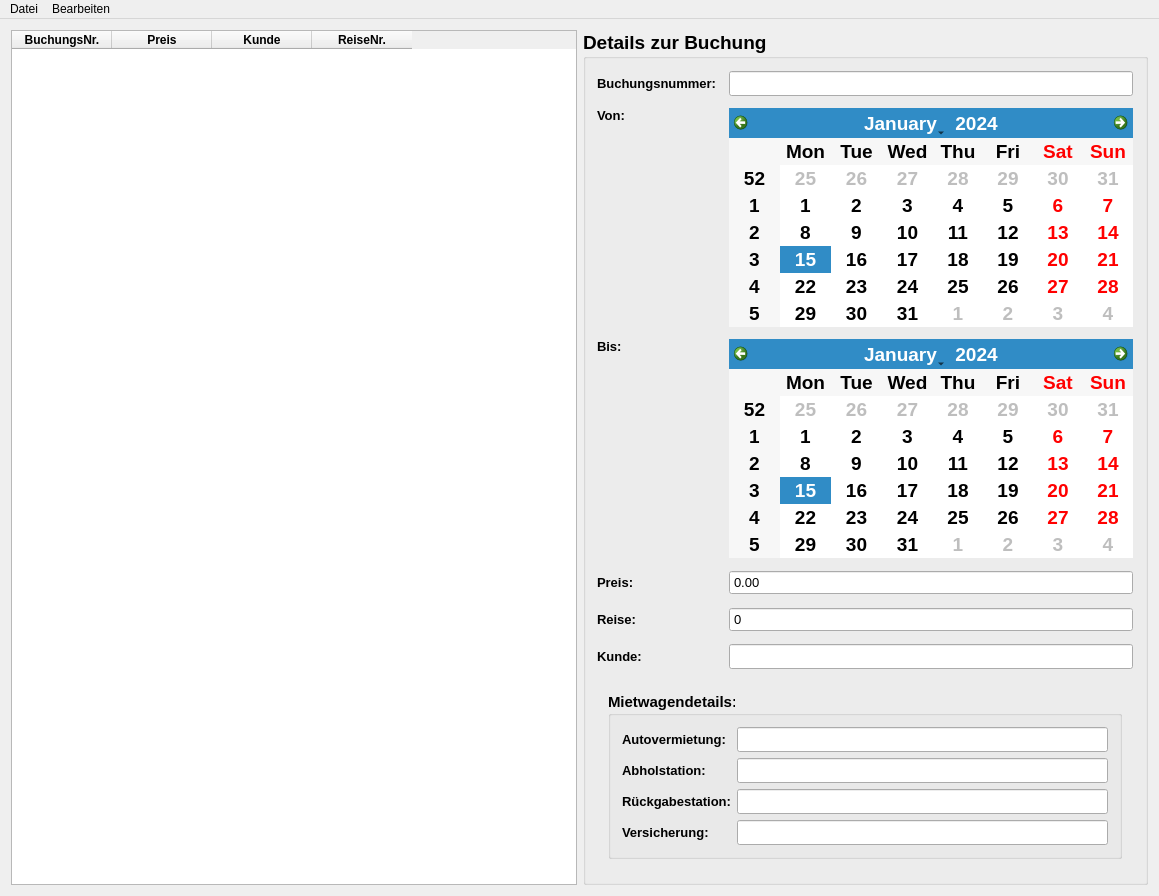
<?xml version="1.0" encoding="UTF-8"?>
<ui version="4.0">
 <class>MainWindow</class>
 <widget class="QMainWindow" name="MainWindow">
  <property name="geometry">
   <rect>
    <x>0</x>
    <y>0</y>
    <width>1159</width>
    <height>814</height>
   </rect>
  </property>
  <property name="sizePolicy">
   <sizepolicy hsizetype="MinimumExpanding" vsizetype="MinimumExpanding">
    <horstretch>0</horstretch>
    <verstretch>0</verstretch>
   </sizepolicy>
  </property>
  <property name="windowTitle">
   <string>MainWindow</string>
  </property>
  <widget class="QWidget" name="centralWidget">
   <layout class="QGridLayout" name="gridLayout_2">
    <item row="0" column="1">
     <widget class="QGroupBox" name="groupBoxDetails">
      <property name="minimumSize">
       <size>
        <width>300</width>
        <height>0</height>
       </size>
      </property>
      <property name="maximumSize">
       <size>
        <width>600</width>
        <height>16777215</height>
       </size>
      </property>
      <property name="font">
       <font>
        <pointsize>14</pointsize>
        <weight>75</weight>
        <bold>true</bold>
       </font>
      </property>
      <property name="title">
       <string>Details zur Buchung</string>
      </property>
      <layout class="QGridLayout" name="gridLayout">
       <property name="topMargin">
        <number>12</number>
       </property>
       <property name="rightMargin">
        <number>12</number>
       </property>
       <property name="bottomMargin">
        <number>12</number>
       </property>
       <property name="spacing">
        <number>12</number>
       </property>
       <item row="7" column="1">
        <widget class="QSpinBox" name="spinBoxTravel">
         <property name="minimumSize">
          <size>
           <width>0</width>
           <height>25</height>
          </size>
         </property>
         <property name="maximumSize">
          <size>
           <width>16777215</width>
           <height>25</height>
          </size>
         </property>
         <property name="font">
          <font>
           <pointsize>10</pointsize>
           <weight>50</weight>
           <bold>false</bold>
          </font>
         </property>
         <property name="readOnly">
          <bool>true</bool>
         </property>
         <property name="buttonSymbols">
          <enum>QAbstractSpinBox::NoButtons</enum>
         </property>
        </widget>
       </item>
       <item row="5" column="0">
        <widget class="QLabel" name="labelTo">
         <property name="sizePolicy">
          <sizepolicy hsizetype="Preferred" vsizetype="Preferred">
           <horstretch>0</horstretch>
           <verstretch>0</verstretch>
          </sizepolicy>
         </property>
         <property name="font">
          <font>
           <pointsize>10</pointsize>
           <weight>75</weight>
           <bold>true</bold>
          </font>
         </property>
         <property name="text">
          <string>Bis:</string>
         </property>
         <property name="alignment">
          <set>Qt::AlignLeading|Qt::AlignLeft|Qt::AlignTop</set>
         </property>
         <property name="margin">
          <number>5</number>
         </property>
        </widget>
       </item>
       <item row="8" column="0">
        <widget class="QLabel" name="labelCustomer">
         <property name="font">
          <font>
           <pointsize>10</pointsize>
          </font>
         </property>
         <property name="text">
          <string>Kunde:</string>
         </property>
        </widget>
       </item>
       <item row="6" column="1">
        <widget class="QDoubleSpinBox" name="spinBoxPrice">
         <property name="minimumSize">
          <size>
           <width>0</width>
           <height>25</height>
          </size>
         </property>
         <property name="maximumSize">
          <size>
           <width>16777215</width>
           <height>25</height>
          </size>
         </property>
         <property name="font">
          <font>
           <pointsize>10</pointsize>
           <weight>50</weight>
           <bold>false</bold>
          </font>
         </property>
         <property name="readOnly">
          <bool>true</bool>
         </property>
         <property name="buttonSymbols">
          <enum>QAbstractSpinBox::NoButtons</enum>
         </property>
         <property name="maximum">
          <double>1000000.000000000000000</double>
         </property>
        </widget>
       </item>
       <item row="2" column="0">
        <widget class="QLabel" name="labelFrom">
         <property name="sizePolicy">
          <sizepolicy hsizetype="Preferred" vsizetype="Preferred">
           <horstretch>0</horstretch>
           <verstretch>0</verstretch>
          </sizepolicy>
         </property>
         <property name="font">
          <font>
           <pointsize>10</pointsize>
           <weight>75</weight>
           <bold>true</bold>
          </font>
         </property>
         <property name="text">
          <string>Von:</string>
         </property>
         <property name="alignment">
          <set>Qt::AlignLeading|Qt::AlignLeft|Qt::AlignTop</set>
         </property>
         <property name="margin">
          <number>5</number>
         </property>
        </widget>
       </item>
       <item row="7" column="0">
        <widget class="QLabel" name="labelTravel">
         <property name="font">
          <font>
           <pointsize>10</pointsize>
          </font>
         </property>
         <property name="text">
          <string>Reise:</string>
         </property>
        </widget>
       </item>
       <item row="5" column="1">
        <widget class="QCalendarWidget" name="calendarTo">
         <property name="selectionMode">
          <enum>QCalendarWidget::NoSelection</enum>
         </property>
         <property name="verticalHeaderFormat">
          <enum>QCalendarWidget::ISOWeekNumbers</enum>
         </property>
         <property name="dateEditEnabled">
          <bool>false</bool>
         </property>
        </widget>
       </item>
       <item row="0" column="0">
        <widget class="QLabel" name="labelBookingId">
         <property name="font">
          <font>
           <pointsize>10</pointsize>
           <weight>75</weight>
           <bold>true</bold>
          </font>
         </property>
         <property name="text">
          <string>Buchungsnummer:</string>
         </property>
         <property name="margin">
          <number>5</number>
         </property>
        </widget>
       </item>
       <item row="6" column="0">
        <widget class="QLabel" name="labelPrice">
         <property name="font">
          <font>
           <pointsize>10</pointsize>
          </font>
         </property>
         <property name="text">
          <string>Preis:</string>
         </property>
        </widget>
       </item>
       <item row="2" column="1">
        <widget class="QCalendarWidget" name="calendarFrom">
         <property name="gridVisible">
          <bool>false</bool>
         </property>
         <property name="selectionMode">
          <enum>QCalendarWidget::NoSelection</enum>
         </property>
         <property name="verticalHeaderFormat">
          <enum>QCalendarWidget::ISOWeekNumbers</enum>
         </property>
         <property name="navigationBarVisible">
          <bool>true</bool>
         </property>
         <property name="dateEditEnabled">
          <bool>false</bool>
         </property>
        </widget>
       </item>
       <item row="9" column="0" colspan="2">
        <widget class="QStackedWidget" name="stackedDetailsWidget">
         <property name="currentIndex">
          <number>2</number>
         </property>
         <widget class="QWidget" name="pageFlightBooking">
          <property name="font">
           <font>
            <weight>75</weight>
            <bold>true</bold>
           </font>
          </property>
          <layout class="QVBoxLayout" name="verticalLayout">
           <item>
            <widget class="QGroupBox" name="groupBoxFBDetails">
             <property name="font">
              <font>
               <pointsize>11</pointsize>
              </font>
             </property>
             <property name="title">
              <string>Flugdetails:</string>
             </property>
             <layout class="QFormLayout" name="formLayout">
              <item row="0" column="1">
               <widget class="QLineEdit" name="textAirline">
                <property name="minimumSize">
                 <size>
                  <width>0</width>
                  <height>25</height>
                 </size>
                </property>
                <property name="maximumSize">
                 <size>
                  <width>16777215</width>
                  <height>25</height>
                 </size>
                </property>
                <property name="font">
                 <font>
                  <pointsize>10</pointsize>
                  <weight>50</weight>
                  <bold>false</bold>
                 </font>
                </property>
                <property name="readOnly">
                 <bool>true</bool>
                </property>
               </widget>
              </item>
              <item row="1" column="0">
               <widget class="QLabel" name="labelDeparture">
                <property name="font">
                 <font>
                  <pointsize>10</pointsize>
                 </font>
                </property>
                <property name="text">
                 <string>Startflughafen:</string>
                </property>
               </widget>
              </item>
              <item row="3" column="1">
               <widget class="QLineEdit" name="textSeatPref">
                <property name="minimumSize">
                 <size>
                  <width>0</width>
                  <height>25</height>
                 </size>
                </property>
                <property name="maximumSize">
                 <size>
                  <width>16777215</width>
                  <height>25</height>
                 </size>
                </property>
                <property name="font">
                 <font>
                  <pointsize>10</pointsize>
                  <weight>50</weight>
                  <bold>false</bold>
                 </font>
                </property>
                <property name="readOnly">
                 <bool>true</bool>
                </property>
               </widget>
              </item>
              <item row="2" column="1">
               <widget class="QLineEdit" name="textArrival">
                <property name="minimumSize">
                 <size>
                  <width>0</width>
                  <height>25</height>
                 </size>
                </property>
                <property name="maximumSize">
                 <size>
                  <width>16777215</width>
                  <height>25</height>
                 </size>
                </property>
                <property name="font">
                 <font>
                  <pointsize>10</pointsize>
                  <weight>50</weight>
                  <bold>false</bold>
                 </font>
                </property>
                <property name="readOnly">
                 <bool>true</bool>
                </property>
               </widget>
              </item>
              <item row="3" column="0">
               <widget class="QLabel" name="labelSeatPref">
                <property name="font">
                 <font>
                  <pointsize>10</pointsize>
                 </font>
                </property>
                <property name="text">
                 <string>Sitzplatzpräferenz:</string>
                </property>
               </widget>
              </item>
              <item row="2" column="0">
               <widget class="QLabel" name="labelArrival">
                <property name="font">
                 <font>
                  <pointsize>10</pointsize>
                 </font>
                </property>
                <property name="text">
                 <string>Zielflughafen:</string>
                </property>
               </widget>
              </item>
              <item row="1" column="1">
               <widget class="QLineEdit" name="textDeparture">
                <property name="minimumSize">
                 <size>
                  <width>0</width>
                  <height>25</height>
                 </size>
                </property>
                <property name="maximumSize">
                 <size>
                  <width>16777215</width>
                  <height>25</height>
                 </size>
                </property>
                <property name="font">
                 <font>
                  <pointsize>10</pointsize>
                  <weight>50</weight>
                  <bold>false</bold>
                 </font>
                </property>
                <property name="readOnly">
                 <bool>true</bool>
                </property>
               </widget>
              </item>
              <item row="0" column="0">
               <widget class="QLabel" name="labelAirline">
                <property name="font">
                 <font>
                  <pointsize>10</pointsize>
                 </font>
                </property>
                <property name="text">
                 <string>Fluglinie:</string>
                </property>
               </widget>
              </item>
             </layout>
            </widget>
           </item>
          </layout>
         </widget>
         <widget class="QWidget" name="pageHotelBooking">
          <property name="font">
           <font>
            <weight>75</weight>
            <bold>true</bold>
           </font>
          </property>
          <layout class="QVBoxLayout" name="verticalLayout_2">
           <item>
            <widget class="QGroupBox" name="groupBoxHBDetails">
             <property name="font">
              <font>
               <pointsize>11</pointsize>
              </font>
             </property>
             <property name="title">
              <string>Hoteldetails:</string>
             </property>
             <layout class="QFormLayout" name="formLayout_2">
              <item row="0" column="0">
               <widget class="QLabel" name="labelHotel">
                <property name="font">
                 <font>
                  <pointsize>10</pointsize>
                 </font>
                </property>
                <property name="text">
                 <string>Hotel:</string>
                </property>
               </widget>
              </item>
              <item row="1" column="0">
               <widget class="QLabel" name="labelCity">
                <property name="font">
                 <font>
                  <pointsize>10</pointsize>
                 </font>
                </property>
                <property name="text">
                 <string>Stadt:</string>
                </property>
               </widget>
              </item>
              <item row="2" column="0">
               <widget class="QLabel" name="labelSmoke">
                <property name="font">
                 <font>
                  <pointsize>10</pointsize>
                 </font>
                </property>
                <property name="text">
                 <string>Raucherzimmer:</string>
                </property>
               </widget>
              </item>
              <item row="0" column="1">
               <widget class="QLineEdit" name="textHotel">
                <property name="minimumSize">
                 <size>
                  <width>0</width>
                  <height>25</height>
                 </size>
                </property>
                <property name="maximumSize">
                 <size>
                  <width>16777215</width>
                  <height>25</height>
                 </size>
                </property>
                <property name="font">
                 <font>
                  <pointsize>10</pointsize>
                  <weight>50</weight>
                  <bold>false</bold>
                 </font>
                </property>
                <property name="readOnly">
                 <bool>true</bool>
                </property>
               </widget>
              </item>
              <item row="1" column="1">
               <widget class="QLineEdit" name="textCity">
                <property name="minimumSize">
                 <size>
                  <width>0</width>
                  <height>25</height>
                 </size>
                </property>
                <property name="maximumSize">
                 <size>
                  <width>16777215</width>
                  <height>25</height>
                 </size>
                </property>
                <property name="font">
                 <font>
                  <pointsize>10</pointsize>
                  <weight>50</weight>
                  <bold>false</bold>
                 </font>
                </property>
                <property name="readOnly">
                 <bool>true</bool>
                </property>
               </widget>
              </item>
              <item row="2" column="1">
               <widget class="QLineEdit" name="textSmoke">
                <property name="minimumSize">
                 <size>
                  <width>0</width>
                  <height>25</height>
                 </size>
                </property>
                <property name="maximumSize">
                 <size>
                  <width>16777215</width>
                  <height>25</height>
                 </size>
                </property>
                <property name="font">
                 <font>
                  <pointsize>10</pointsize>
                  <weight>50</weight>
                  <bold>false</bold>
                 </font>
                </property>
                <property name="readOnly">
                 <bool>true</bool>
                </property>
               </widget>
              </item>
             </layout>
            </widget>
           </item>
          </layout>
         </widget>
         <widget class="QWidget" name="pageRentalCarReservation">
          <property name="font">
           <font>
            <weight>75</weight>
            <bold>true</bold>
           </font>
          </property>
          <layout class="QVBoxLayout" name="verticalLayout_3">
           <item>
            <widget class="QGroupBox" name="groupBoxRCRDetails">
             <property name="font">
              <font>
               <pointsize>11</pointsize>
              </font>
             </property>
             <property name="title">
              <string>Mietwagendetails:</string>
             </property>
             <layout class="QFormLayout" name="formLayout_3">
              <item row="0" column="0">
               <widget class="QLabel" name="labelCompany">
                <property name="font">
                 <font>
                  <pointsize>10</pointsize>
                  <weight>75</weight>
                  <bold>true</bold>
                 </font>
                </property>
                <property name="text">
                 <string>Autovermietung:</string>
                </property>
               </widget>
              </item>
              <item row="1" column="0">
               <widget class="QLabel" name="labelPickupLoc">
                <property name="font">
                 <font>
                  <pointsize>10</pointsize>
                  <weight>75</weight>
                  <bold>true</bold>
                 </font>
                </property>
                <property name="text">
                 <string>Abholstation:</string>
                </property>
               </widget>
              </item>
              <item row="2" column="0">
               <widget class="QLabel" name="labelReturnLoc">
                <property name="font">
                 <font>
                  <pointsize>10</pointsize>
                  <weight>75</weight>
                  <bold>true</bold>
                 </font>
                </property>
                <property name="text">
                 <string>Rückgabestation:</string>
                </property>
               </widget>
              </item>
              <item row="3" column="0">
               <widget class="QLabel" name="labelInsurance">
                <property name="font">
                 <font>
                  <pointsize>10</pointsize>
                  <weight>75</weight>
                  <bold>true</bold>
                 </font>
                </property>
                <property name="text">
                 <string>Versicherung:</string>
                </property>
               </widget>
              </item>
              <item row="0" column="1">
               <widget class="QLineEdit" name="textCompany">
                <property name="minimumSize">
                 <size>
                  <width>0</width>
                  <height>25</height>
                 </size>
                </property>
                <property name="maximumSize">
                 <size>
                  <width>16777215</width>
                  <height>25</height>
                 </size>
                </property>
                <property name="font">
                 <font>
                  <pointsize>10</pointsize>
                  <weight>50</weight>
                  <bold>false</bold>
                 </font>
                </property>
                <property name="readOnly">
                 <bool>true</bool>
                </property>
               </widget>
              </item>
              <item row="1" column="1">
               <widget class="QLineEdit" name="textPickupLoc">
                <property name="minimumSize">
                 <size>
                  <width>0</width>
                  <height>25</height>
                 </size>
                </property>
                <property name="maximumSize">
                 <size>
                  <width>16777215</width>
                  <height>25</height>
                 </size>
                </property>
                <property name="font">
                 <font>
                  <pointsize>10</pointsize>
                  <weight>50</weight>
                  <bold>false</bold>
                 </font>
                </property>
                <property name="readOnly">
                 <bool>true</bool>
                </property>
               </widget>
              </item>
              <item row="2" column="1">
               <widget class="QLineEdit" name="textReturnLoc">
                <property name="minimumSize">
                 <size>
                  <width>0</width>
                  <height>25</height>
                 </size>
                </property>
                <property name="maximumSize">
                 <size>
                  <width>16777215</width>
                  <height>25</height>
                 </size>
                </property>
                <property name="font">
                 <font>
                  <pointsize>10</pointsize>
                  <weight>50</weight>
                  <bold>false</bold>
                 </font>
                </property>
                <property name="readOnly">
                 <bool>true</bool>
                </property>
               </widget>
              </item>
              <item row="3" column="1">
               <widget class="QLineEdit" name="textInsurance">
                <property name="minimumSize">
                 <size>
                  <width>0</width>
                  <height>25</height>
                 </size>
                </property>
                <property name="maximumSize">
                 <size>
                  <width>16777215</width>
                  <height>25</height>
                 </size>
                </property>
                <property name="font">
                 <font>
                  <pointsize>10</pointsize>
                  <weight>50</weight>
                  <bold>false</bold>
                 </font>
                </property>
                <property name="readOnly">
                 <bool>true</bool>
                </property>
               </widget>
              </item>
             </layout>
            </widget>
           </item>
          </layout>
         </widget>
        </widget>
       </item>
       <item row="8" column="1">
        <widget class="QLineEdit" name="textCustomer">
         <property name="minimumSize">
          <size>
           <width>0</width>
           <height>25</height>
          </size>
         </property>
         <property name="maximumSize">
          <size>
           <width>16777215</width>
           <height>25</height>
          </size>
         </property>
         <property name="font">
          <font>
           <pointsize>10</pointsize>
           <weight>50</weight>
           <bold>false</bold>
          </font>
         </property>
         <property name="readOnly">
          <bool>true</bool>
         </property>
        </widget>
       </item>
       <item row="0" column="1">
        <widget class="QLineEdit" name="textBookingId">
         <property name="minimumSize">
          <size>
           <width>0</width>
           <height>25</height>
          </size>
         </property>
         <property name="maximumSize">
          <size>
           <width>16777215</width>
           <height>25</height>
          </size>
         </property>
         <property name="font">
          <font>
           <pointsize>10</pointsize>
           <weight>50</weight>
           <bold>false</bold>
          </font>
         </property>
         <property name="readOnly">
          <bool>true</bool>
         </property>
        </widget>
       </item>
      </layout>
     </widget>
    </item>
    <item row="0" column="0">
     <widget class="QTableWidget" name="tableWidget">
      <property name="maximumSize">
       <size>
        <width>16777215</width>
        <height>16777215</height>
       </size>
      </property>
      <column>
       <property name="text">
        <string>BuchungsNr.</string>
       </property>
       <property name="font">
        <font>
         <pointsize>9</pointsize>
         <weight>75</weight>
         <bold>true</bold>
        </font>
       </property>
       <property name="background">
        <color>
         <red>170</red>
         <green>170</green>
         <blue>170</blue>
        </color>
       </property>
      </column>
      <column>
       <property name="text">
        <string>Preis</string>
       </property>
       <property name="font">
        <font>
         <pointsize>9</pointsize>
         <weight>75</weight>
         <bold>true</bold>
        </font>
       </property>
       <property name="background">
        <color>
         <red>170</red>
         <green>170</green>
         <blue>170</blue>
        </color>
       </property>
      </column>
      <column>
       <property name="text">
        <string>Kunde</string>
       </property>
       <property name="font">
        <font>
         <pointsize>9</pointsize>
         <weight>75</weight>
         <bold>true</bold>
        </font>
       </property>
       <property name="background">
        <color>
         <red>170</red>
         <green>170</green>
         <blue>170</blue>
        </color>
       </property>
      </column>
      <column>
       <property name="text">
        <string>ReiseNr.</string>
       </property>
       <property name="font">
        <font>
         <pointsize>9</pointsize>
         <weight>75</weight>
         <bold>true</bold>
        </font>
       </property>
       <property name="background">
        <color>
         <red>170</red>
         <green>170</green>
         <blue>170</blue>
        </color>
       </property>
      </column>
     </widget>
    </item>
   </layout>
  </widget>
  <widget class="QMenuBar" name="menuBar">
   <property name="geometry">
    <rect>
     <x>0</x>
     <y>0</y>
     <width>1159</width>
     <height>19</height>
    </rect>
   </property>
   <widget class="QMenu" name="menuDatei">
    <property name="font">
     <font>
      <pointsize>11</pointsize>
     </font>
    </property>
    <property name="title">
     <string>Datei</string>
    </property>
    <addaction name="actionNeu"/>
    <addaction name="actionSpeichern"/>
    <addaction name="actionSpeichern_als"/>
    <addaction name="actionSchlie_en"/>
    <addaction name="separator"/>
    <addaction name="actionImport"/>
    <addaction name="actionExport"/>
    <addaction name="separator"/>
    <addaction name="actionClose"/>
   </widget>
   <widget class="QMenu" name="menuBearbeiten">
    <property name="font">
     <font>
      <pointsize>11</pointsize>
     </font>
    </property>
    <property name="title">
     <string>Bearbeiten</string>
    </property>
    <addaction name="actionAddBooking"/>
    <addaction name="actionChangeBooking"/>
    <addaction name="actionRemoveBooking"/>
    <addaction name="actionPruefen"/>
   </widget>
   <addaction name="menuDatei"/>
   <addaction name="menuBearbeiten"/>
  </widget>
  <action name="actionImport">
   <property name="text">
    <string>Importieren</string>
   </property>
   <property name="font">
    <font>
     <pointsize>11</pointsize>
    </font>
   </property>
  </action>
  <action name="actionExport">
   <property name="enabled">
    <bool>false</bool>
   </property>
   <property name="text">
    <string>Exportieren</string>
   </property>
   <property name="font">
    <font>
     <pointsize>11</pointsize>
    </font>
   </property>
  </action>
  <action name="actionAddBooking">
   <property name="enabled">
    <bool>true</bool>
   </property>
   <property name="text">
    <string>Buchung hinzufügen</string>
   </property>
   <property name="font">
    <font>
     <pointsize>11</pointsize>
    </font>
   </property>
  </action>
  <action name="actionRemoveBooking">
   <property name="enabled">
    <bool>false</bool>
   </property>
   <property name="text">
    <string>Buchung entfernen</string>
   </property>
   <property name="font">
    <font>
     <pointsize>11</pointsize>
    </font>
   </property>
  </action>
  <action name="actionChangeBooking">
   <property name="enabled">
    <bool>false</bool>
   </property>
   <property name="text">
    <string>Buchung ändern</string>
   </property>
   <property name="font">
    <font>
     <pointsize>11</pointsize>
    </font>
   </property>
  </action>
  <action name="actionClose">
   <property name="text">
    <string>Beenden</string>
   </property>
   <property name="font">
    <font>
     <pointsize>11</pointsize>
    </font>
   </property>
  </action>
  <action name="actionNeu">
   <property name="enabled">
    <bool>false</bool>
   </property>
   <property name="text">
    <string>Neu...</string>
   </property>
  </action>
  <action name="actionSpeichern">
   <property name="enabled">
    <bool>false</bool>
   </property>
   <property name="text">
    <string>Speichern</string>
   </property>
  </action>
  <action name="actionSpeichern_als">
   <property name="enabled">
    <bool>true</bool>
   </property>
   <property name="text">
    <string>Speichern als...</string>
   </property>
  </action>
  <action name="actionSchlie_en">
   <property name="enabled">
    <bool>false</bool>
   </property>
   <property name="text">
    <string>Schließen</string>
   </property>
  </action>
  <action name="actionPruefen">
   <property name="text">
    <string>Reisen prüfen</string>
   </property>
  </action>
 </widget>
 <layoutdefault spacing="6" margin="11"/>
 <resources/>
 <connections/>
</ui>
